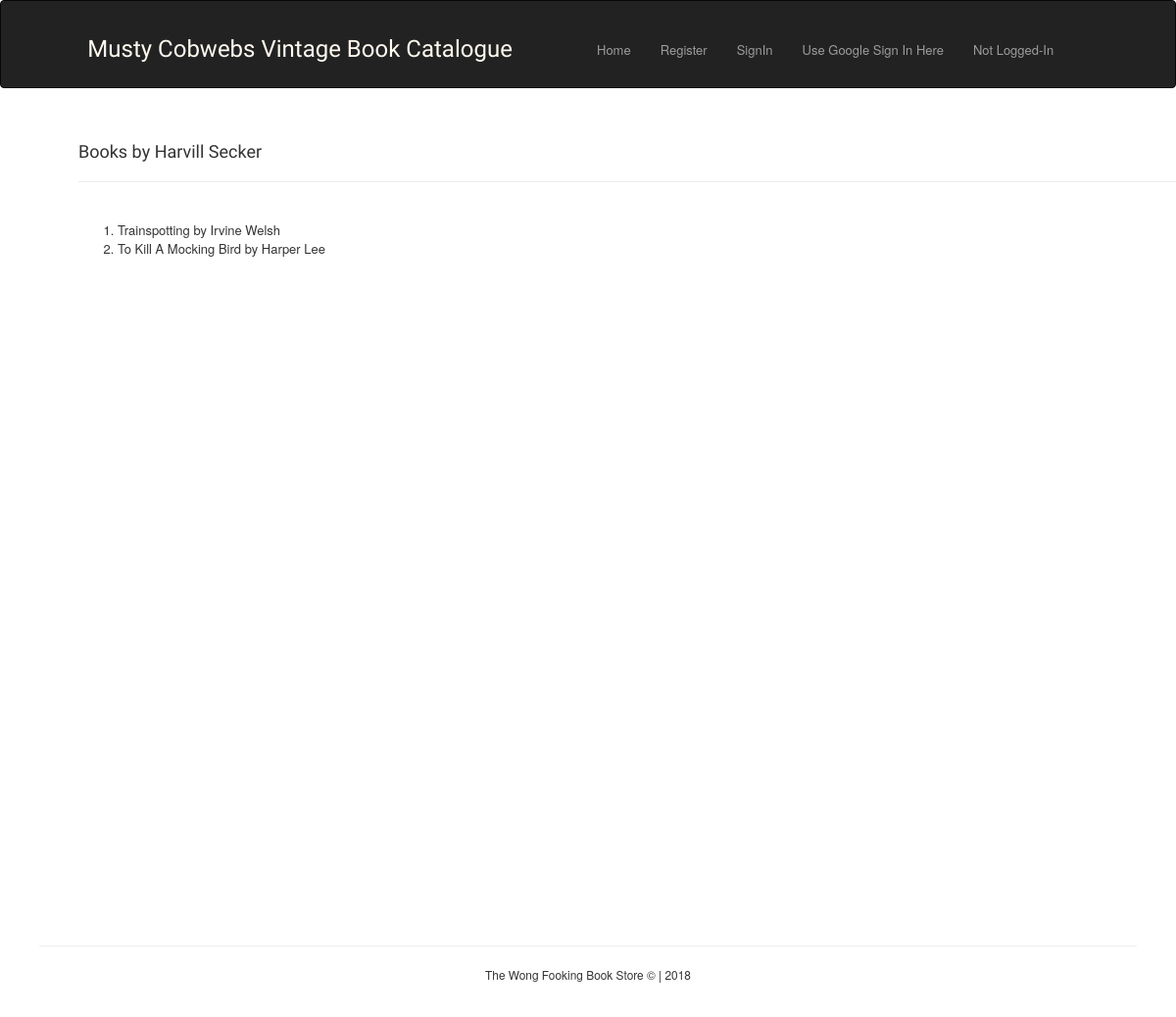
The page /display/publisher/2 on the database as committed earlier.
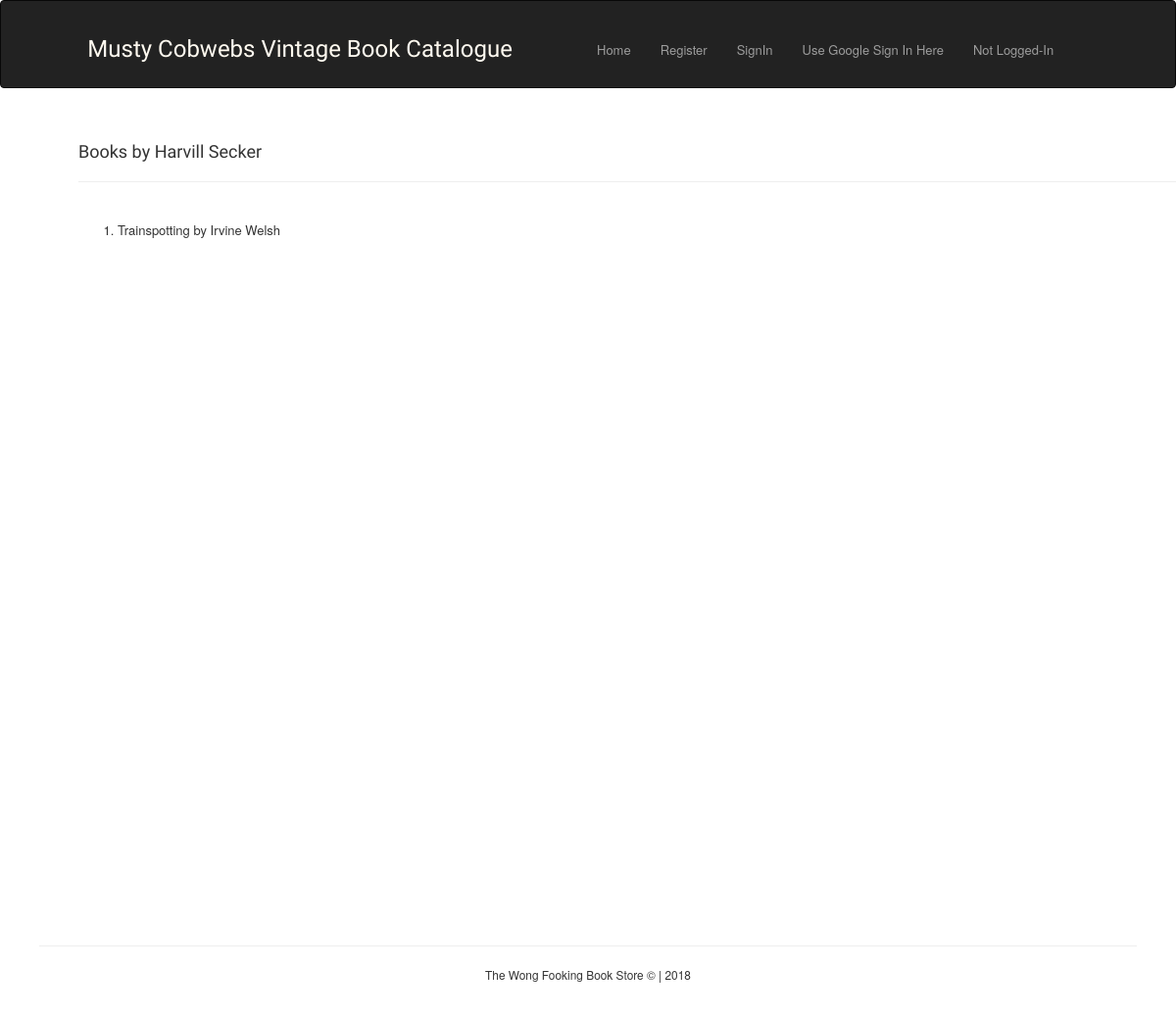
The same page on the database as committed later.
### database_setup.py (models this page shows)
class Book(Base):
    __tablename__ = 'book'
    id = Column(Integer, primary_key=True)
    title = Column(String(500), nullable=False, index=True)
    author = Column(String(350))
    genre = Column(String(50))
    format = Column(String(50))
    image = Column(String(250))
    num_pages = Column(Integer)
    pub_date = Column(String(20))
    pub_id = Column(Integer, ForeignKey('publication.id'))

### project.py (the view)
@app.route('/display/publisher/<publisher_id>')
def display_publisher(publisher_id):
    publisher = session.query(Publication).filter_by(id=publisher_id).first()
    publisher_books = session.query(Book).filter_by(pub_id = publisher.id).all()
    return render_template('publisher.html', publisher=publisher,
                           publisher_books=publisher_books)

### templates/publisher.html
{% extends 'layout.html' %}
{% block content %}
    <div class="container publisher">
        <h4>Books by {{ publisher.name }}</h4>
        <hr><br>
        <ol>
            {% for book in publisher_books %}
            <li type="1">
                {{ book.title }} by {{ book.author }}
            </li>
            {% endfor %}
        </ol>
    </div>
{% endblock %}

Rows that differ between the two databases and show on the page:
no longer on this page (row edited): Book: title "To Kill A Mocking Bird", author "Harper Lee"
